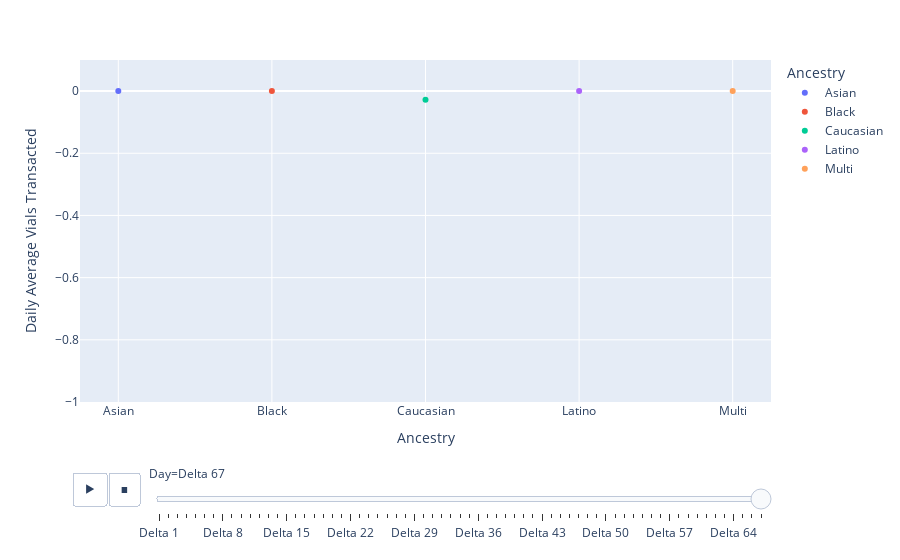

Notebook code cell kept with this figure:
### Code cell
import plotly.express as px
import plotly.graph_objs as go
cols = transactions_delta.columns[5:]
means = transactions_delta[cols]
means['Ancestry']= transactions_delta.iloc[:,1]
#means['mean'] = means.iloc[:,:66].mean(axis=1)
means = means.groupby('Ancestry').mean()

#means.set_index('Ancestry', inplace=True)

means = means.stack().reset_index()
means.columns = ['Ancestry','Delta', 'value']

px.scatter(means, x='Ancestry', y='value', color='Ancestry', animation_frame='Delta',
          labels={
                    "value": "Daily Average Vials Transacted",
                    "Delta": "Day",
                 },range_y=[-1,0.1])

### Figure 1 — Plotly figure (JSON) as saved in the notebook; plotly's stock layout.template omitted (floating-point values rounded to 4 significant figures)
{"data": [{"hovertemplate": "Ancestry=%{x}<br>Day=Delta 67<br>Daily Average Vials Transacted=%{y}<extra></extra>", "legendgroup": "Asian", "marker": {"color": "#636efa", "symbol": "circle"}, "mode": "markers", "name": "Asian", "orientation": "v", "showlegend": true, "type": "scatter", "x": ["Asian"], "xaxis": "x", "y": [0], "yaxis": "y"}, {"hovertemplate": "Ancestry=%{x}<br>Day=Delta 67<br>Daily Average Vials Transacted=%{y}<extra></extra>", "legendgroup": "Black", "marker": {"color": "#EF553B", "symbol": "circle"}, "mode": "markers", "name": "Black", "orientation": "v", "showlegend": true, "type": "scatter", "x": ["Black"], "xaxis": "x", "y": [0], "yaxis": "y"}, {"hovertemplate": "Ancestry=%{x}<br>Day=Delta 67<br>Daily Average Vials Transacted=%{y}<extra></extra>", "legendgroup": "Caucasian", "marker": {"color": "#00cc96", "symbol": "circle"}, "mode": "markers", "name": "Caucasian", "orientation": "v", "showlegend": true, "type": "scatter", "x": ["Caucasian"], "xaxis": "x", "y": [-0.02817], "yaxis": "y"}, {"hovertemplate": "Ancestry=%{x}<br>Day=Delta 67<br>Daily Average Vials Transacted=%{y}<extra></extra>", "legendgroup": "Latino", "marker": {"color": "#ab63fa", "symbol": "circle"}, "mode": "markers", "name": "Latino", "orientation": "v", "showlegend": true, "type": "scatter", "x": ["Latino"], "xaxis": "x", "y": [0], "yaxis": "y"}, {"hovertemplate": "Ancestry=%{x}<br>Day=Delta 67<br>Daily Average Vials Transacted=%{y}<extra></extra>", "legendgroup": "Multi", "marker": {"color": "#FFA15A", "symbol": "circle"}, "mode": "markers", "name": "Multi", "orientation": "v", "showlegend": true, "type": "scatter", "x": ["Multi"], "xaxis": "x", "y": [0], "yaxis": "y"}], "layout": {"autosize": true, "legend": {"title": {"text": "Ancestry"}, "tracegroupgap": 0}, "margin": {"t": 60}, "sliders": [{"active": 66, "currentvalue": {"prefix": "Day="}, "len": 0.9, "pad": {"b": 10, "t": 60}, "steps": [{"args": [["Delta 1"], {"frame": {"duration": 0, "redraw": false}, "fromcurrent": true, "mode": "immediate", "transition": {"duration": 0, "easing": "linear"}}], "label": "Delta 1", "method": "animate"}, {"args": [["Delta 2"], {"frame": {"duration": 0, "redraw": false}, "fromcurrent": true, "mode": "immediate", "transition": {"duration": 0, "easing": "linear"}}], "label": "Delta 2", "method": "animate"}, {"args": [["Delta 3"], {"frame": {"duration": 0, "redraw": false}, "fromcurrent": true, "mode": "immediate", "transition": {"duration": 0, "easing": "linear"}}], "label": "Delta 3", "method": "animate"}, {"args": [["Delta 4"], {"frame": {"duration": 0, "redraw": false}, "fromcurrent": true, "mode": "immediate", "transition": {"duration": 0, "easing": "linear"}}], "label": "Delta 4", "method": "animate"}, {"args": [["Delta 5"], {"frame": {"duration": 0, "redraw": false}, "fromcurrent": true, "mode": "immediate", "transition": {"duration": 0, "easing": "linear"}}], "label": "Delta 5", "method": "animate"}, {"args": [["Delta 6"], {"frame": {"duration": 0, "redraw": false}, "fromcurrent": true, "mode": "immediate", "transition": {"duration": 0, "easing": "linear"}}], "label": "Delta 6", "method": "animate"}, {"args": [["Delta 7"], {"frame": {"duration": 0, "redraw": false}, "fromcurrent": true, "mode": "immediate", "transition": {"duration": 0, "easing": "linear"}}], "label": "Delta 7", "method": "animate"}, {"args": [["Delta 8"], {"frame": {"duration": 0, "redraw": false}, "fromcurrent": true, "mode": "immediate", "transition": {"duration": 0, "easing": "linear"}}], "label": "Delta 8", "method": "animate"}, {"args": [["Delta 9"], {"frame": {"duration": 0, "redraw": false}, "fromcurrent": true, "mode": "immediate", "transition": {"duration": 0, "easing": "linear"}}], "label": "Delta 9", "method": "animate"}, {"args": [["Delta 10"], {"frame": {"duration": 0, "redraw": false}, "fromcurrent": true, "mode": "immediate", "transition": {"duration": 0, "easing": "linear"}}], "label": "Delta 10", "method": "animate"}, {"args": [["Delta 11"], {"frame": {"duration": 0, "redraw": false}, "fromcurrent": true, "mode": "immediate", "transition": {"duration": 0, "easing": "linear"}}], "label": "Delta 11", "method": "animate"}, {"args": [["Delta 12"], {"frame": {"duration": 0, "redraw": false}, "fromcurrent": true, "mode": "immediate", "transition": {"duration": 0, "easing": "linear"}}], "label": "Delta 12", "method": "animate"}, {"args": [["Delta 13"], {"frame": {"duration": 0, "redraw": false}, "fromcurrent": true, "mode": "immediate", "transition": {"duration": 0, "easing": "linear"}}], "label": "Delta 13", "method": "animate"}, {"args": [["Delta 14"], {"frame": {"duration": 0, "redraw": false}, "fromcurrent": true, "mode": "immediate", "transition": {"duration": 0, "easing": "linear"}}], "label": "Delta 14", "method": "animate"}, {"args": [["Delta 15"], {"frame": {"duration": 0, "redraw": false}, "fromcurrent": true, "mode": "immediate", "transition": {"duration": 0, "easing": "linear"}}], "label": "Delta 15", "method": "animate"}, {"args": [["Delta 16"], {"frame": {"duration": 0, "redraw": false}, "fromcurrent": true, "mode": "immediate", "transition": {"duration": 0, "easing": "linear"}}], "label": "Delta 16", "method": "animate"}, {"args": [["Delta 17"], {"frame": {"duration": 0, "redraw": false}, "fromcurrent": true, "mode": "immediate", "transition": {"duration": 0, "easing": "linear"}}], "label": "Delta 17", "method": "animate"}, {"args": [["Delta 18"], {"frame": {"duration": 0, "redraw": false}, "fromcurrent": true, "mode": "immediate", "transition": {"duration": 0, "easing": "linear"}}], "label": "Delta 18", "method": "animate"}, {"args": [["Delta 19"], {"frame": {"duration": 0, "redraw": false}, "fromcurrent": true, "mode": "immediate", "transition": {"duration": 0, "easing": "linear"}}], "label": "Delta 19", "method": "animate"}, {"args": [["Delta 20"], {"frame": {"duration": 0, "redraw": false}, "fromcurrent": true, "mode": "immediate", "transition": {"duration": 0, "easing": "linear"}}], "label": "Delta 20", "method": "animate"}, {"args": [["Delta 21"], {"frame": {"duration": 0, "redraw": false}, "fromcurrent": true, "mode": "immediate", "transition": {"duration": 0, "easing": "linear"}}], "label": "Delta 21", "method": "animate"}, {"args": [["Delta 22"], {"frame": {"duration": 0, "redraw": false}, "fromcurrent": true, "mode": "immediate", "transition": {"duration": 0, "easing": "linear"}}], "label": "Delta 22", "method": "animate"}, {"args": [["Delta 23"], {"frame": {"duration": 0, "redraw": false}, "fromcurrent": true, "mode": "immediate", "transition": {"duration": 0, "easing": "linear"}}], "label": "Delta 23", "method": "animate"}, {"args": [["Delta 24"], {"frame": {"duration": 0, "redraw": false}, "fromcurrent": true, "mode": "immediate", "transition": {"duration": 0, "easing": "linear"}}], "label": "Delta 24", "method": "animate"}, {"args": [["Delta 25"], {"frame": {"duration": 0, "redraw": false}, "fromcurrent": true, "mode": "immediate", "transition": {"duration": 0, "easing": "linear"}}], "label": "Delta 25", "method": "animate"}, {"args": [["Delta 26"], {"frame": {"duration": 0, "redraw": false}, "fromcurrent": true, "mode": "immediate", "transition": {"duration": 0, "easing": "linear"}}], "label": "Delta 26", "method": "animate"}, {"args": [["Delta 27"], {"frame": {"duration": 0, "redraw": false}, "fromcurrent": true, "mode": "immediate", "transition": {"duration": 0, "easing": "linear"}}], "label": "Delta 27", "method": "animate"}, {"args": [["Delta 28"], {"frame": {"duration": 0, "redraw": false}, "fromcurrent": true, "mode": "immediate", "transition": {"duration": 0, "easing": "linear"}}], "label": "Delta 28", "method": "animate"}, {"args": [["Delta 29"], {"frame": {"duration": 0, "redraw": false}, "fromcurrent": true, "mode": "immediate", "transition": {"duration": 0, "easing": "linear"}}], "label": "Delta 29", "method": "animate"}, {"args": [["Delta 30"], {"frame": {"duration": 0, "redraw": false}, "fromcurrent": true, "mode": "immediate", "transition": {"duration": 0, "easing": "linear"}}], "label": "Delta 30", "method": "animate"}, {"args": [["Delta 31"], {"frame": {"duration": 0, "redraw": false}, "fromcurrent": true, "mode": "immediate", "transition": {"duration": 0, "easing": "linear"}}], "label": "Delta 31", "method": "animate"}, {"args": [["Delta 32"], {"frame": {"duration": 0, "redraw": false}, "fromcurrent": true, "mode": "immediate", "transition": {"duration": 0, "easing": "linear"}}], "label": "Delta 32", "method": "animate"}, {"args": [["Delta 33"], {"frame": {"duration": 0, "redraw": false}, "fromcurrent": true, "mode": "immediate", "transition": {"duration": 0, "easing": "linear"}}], "label": "Delta 33", "method": "animate"}, {"args": [["Delta 34"], {"frame": {"duration": 0, "redraw": false}, "fromcurrent": true, "mode": "immediate", "transition": {"duration": 0, "easing": "linear"}}], "label": "Delta 34", "method": "animate"}, {"args": [["Delta 35"], {"frame": {"duration": 0, "redraw": false}, "fromcurrent": true, "mode": "immediate", "transition": {"duration": 0, "easing": "linear"}}], "label": "Delta 35", "method": "animate"}, {"args": [["Delta 36"], {"frame": {"duration": 0, "redraw": false}, "fromcurrent": true, "mode": "immediate", "transition": {"duration": 0, "easing": "linear"}}], "label": "Delta 36", "method": "animate"}, {"args": [["Delta 37"], {"frame": {"duration": 0, "redraw": false}, "fromcurrent": true, "mode": "immediate", "transition": {"duration": 0, "easing": "linear"}}], "label": "Delta 37", "method": "animate"}, {"args": [["Delta 38"], {"frame": {"duration": 0, "redraw": false}, "fromcurrent": true, "mode": "immediate", "transition": {"duration": 0, "easing": "linear"}}], "label": "Delta 38", "method": "animate"}, {"args": [["Delta 39"], {"frame": {"duration": 0, "redraw": false}, "fromcurrent": true, "mode": "immediate", "transition": {"duration": 0, "easing": "linear"}}], "label": "Delta 39", "method": "animate"}, {"args": [["Delta 40"], {"frame": {"duration": 0, "redraw": false}, "fromcurrent": true, "mode": "immediate", "transition": {"duration": 0, "easing": "linear"}}], "label": "Delta 40", "method": "animate"}, {"args": [["Delta 41"], {"frame": {"duration": 0, "redraw": false}, "fromcurrent": true, "mode": "immediate", "transition": {"duration": 0, "easing": "linear"}}], "label": "Delta 41", "method": "animate"}, {"args": [["Delta 42"], {"frame": {"duration": 0, "redraw": false}, "fromcurrent": true, "mode": "immediate", "transition": {"duration": 0, "easing": "linear"}}], "label": "Delta 42", "method": "animate"}, {"args": [["Delta 43"], {"frame": {"duration": 0, "redraw": false}, "fromcurrent": true, "mode": "immediate", "transition": {"duration": 0, "easing": "linear"}}], "label": "Delta 43", "method": "animate"}, {"args": [["Delta 44"], {"frame": {"duration": 0, "redraw": false}, "fromcurrent": true, "mode": "immediate", "transition": {"duration": 0, "easing": "linear"}}], "label": "Delta 44", "method": "animate"}, {"args": [["Delta 45"], {"frame": {"duration": 0, "redraw": false}, "fromcurrent": true, "mode": "immediate", "transition": {"duration": 0, "easing": "linear"}}], "label": "Delta 45", "method": "animate"}, {"args": [["Delta 46"], {"frame": {"duration": 0, "redraw": false}, "fromcurrent": true, "mode": "immediate", "transition": {"duration": 0, "easing": "linear"}}], "label": "Delta 46", "method": "animate"}, {"args": [["Delta 47"], {"frame": {"duration": 0, "redraw": false}, "fromcurrent": true, "mode": "immediate", "transition": {"duration": 0, "easing": "linear"}}], "label": "Delta 47", "method": "animate"}, {"args": [["Delta 48"], {"frame": {"duration": 0, "redraw": false}, "fromcurrent": true, "mode": "immediate", "transition": {"duration": 0, "easing": "linear"}}], "label": "Delta 48", "method": "animate"}, {"args": [["Delta 49"], {"frame": {"duration": 0, "redraw": false}, "fromcurrent": true, "mode": "immediate", "transition": {"duration": 0, "easing": "linear"}}], "label": "Delta 49", "method": "animate"}, {"args": [["Delta 50"], {"frame": {"duration": 0, "redraw": false}, "fromcurrent": true, "mode": "immediate", "transition": {"duration": 0, "easing": "linear"}}], "label": "Delta 50", "method": "animate"}, {"args": [["Delta 51"], {"frame": {"duration": 0, "redraw": false}, "fromcurrent": true, "mode": "immediate", "transition": {"duration": 0, "easing": "linear"}}], "label": "Delta 51", "method": "animate"}, {"args": [["Delta 52"], {"frame": {"duration": 0, "redraw": false}, "fromcurrent": true, "mode": "immediate", "transition": {"duration": 0, "easing": "linear"}}], "label": "Delta 52", "method": "animate"}, {"args": [["Delta 53"], {"frame": {"duration": 0, "redraw": false}, "fromcurrent": true, "mode": "immediate", "transition": {"duration": 0, "easing": "linear"}}], "label": "Delta 53", "method": "animate"}, {"args": [["Delta 54"], {"frame": {"duration": 0, "redraw": false}, "fromcurrent": true, "mode": "immediate", "transition": {"duration": 0, "easing": "linear"}}], "label": "Delta 54", "method": "animate"}, {"args": [["Delta 55"], {"frame": {"duration": 0, "redraw": false}, "fromcurrent": true, "mode": "immediate", "transition": {"duration": 0, "easing": "linear"}}], "label": "Delta 55", "method": "animate"}, {"args": [["Delta 56"], {"frame": {"duration": 0, "redraw": false}, "fromcurrent": true, "mode": "immediate", "transition": {"duration": 0, "easing": "linear"}}], "label": "Delta 56", "method": "animate"}, {"args": [["Delta 57"], {"frame": {"duration": 0, "redraw": false}, "fromcurrent": true, "mode": "immediate", "transition": {"duration": 0, "easing": "linear"}}], "label": "Delta 57", "method": "animate"}, {"args": [["Delta 58"], {"frame": {"duration": 0, "redraw": false}, "fromcurrent": true, "mode": "immediate", "transition": {"duration": 0, "easing": "linear"}}], "label": "Delta 58", "method": "animate"}, {"args": [["Delta 59"], {"frame": {"duration": 0, "redraw": false}, "fromcurrent": true, "mode": "immediate", "transition": {"duration": 0, "easing": "linear"}}], "label": "Delta 59", "method": "animate"}, {"args": [["Delta 60"], {"frame": {"duration": 0, "redraw": false}, "fromcurrent": true, "mode": "immediate", "transition": {"duration": 0, "easing": "linear"}}], "label": "Delta 60", "method": "animate"}, {"args": [["Delta 61"], {"frame": {"duration": 0, "redraw": false}, "fromcurrent": true, "mode": "immediate", "transition": {"duration": 0, "easing": "linear"}}], "label": "Delta 61", "method": "animate"}, {"args": [["Delta 62"], {"frame": {"duration": 0, "redraw": false}, "fromcurrent": true, "mode": "immediate", "transition": {"duration": 0, "easing": "linear"}}], "label": "Delta 62", "method": "animate"}, {"args": [["Delta 63"], {"frame": {"duration": 0, "redraw": false}, "fromcurrent": true, "mode": "immediate", "transition": {"duration": 0, "easing": "linear"}}], "label": "Delta 63", "method": "animate"}, {"args": [["Delta 64"], {"frame": {"duration": 0, "redraw": false}, "fromcurrent": true, "mode": "immediate", "transition": {"duration": 0, "easing": "linear"}}], "label": "Delta 64", "method": "animate"}, {"args": [["Delta 65"], {"frame": {"duration": 0, "redraw": false}, "fromcurrent": true, "mode": "immediate", "transition": {"duration": 0, "easing": "linear"}}], "label": "Delta 65", "method": "animate"}, {"args": [["Delta 66"], {"frame": {"duration": 0, "redraw": false}, "fromcurrent": true, "mode": "immediate", "transition": {"duration": 0, "easing": "linear"}}], "label": "Delta 66", "method": "animate"}, {"args": [["Delta 67"], {"frame": {"duration": 0, "redraw": false}, "fromcurrent": true, "mode": "immediate", "transition": {"duration": 0, "easing": "linear"}}], "label": "Delta 67", "method": "animate"}], "x": 0.1, "xanchor": "left", "y": 0, "yanchor": "top"}], "updatemenus": [{"active": 0, "buttons": [{"args": [null, {"frame": {"duration": 500, "redraw": false}, "fromcurrent": true, "mode": "immediate", "transition": {"duration": 500, "easing": "linear"}}], "label": "&#9654;", "method": "animate"}, {"args": [[null], {"frame": {"duration": 0, "redraw": false}, "fromcurrent": true, "mode": "immediate", "transition": {"duration": 0, "easing": "linear"}}], "label": "&#9724;", "method": "animate"}], "direction": "left", "pad": {"r": 10, "t": 70}, "showactive": false, "type": "buttons", "x": 0.1, "xanchor": "right", "y": 0, "yanchor": "top"}], "xaxis": {"anchor": "y", "autorange": true, "categoryarray": ["Asian", "Black", "Caucasian", "Latino", "Multi"], "categoryorder": "array", "domain": [0, 1], "range": [-0.2441, 4.244], "title": {"text": "Ancestry"}, "type": "category"}, "yaxis": {"anchor": "x", "domain": [0, 1], "range": [-1, 0.1], "title": {"text": "Daily Average Vials Transacted"}, "type": "linear"}}}
